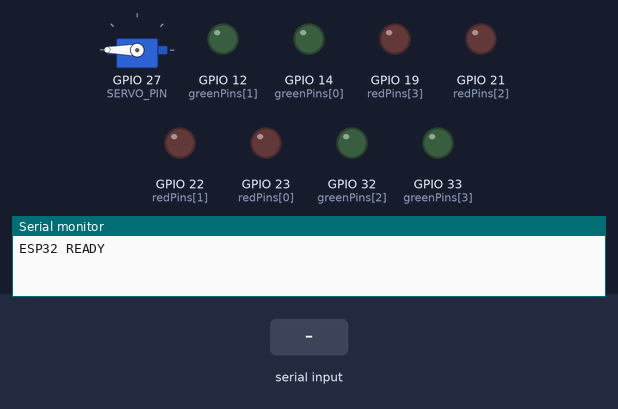
The sketch below on a simulated ESP32. Parts: servo, output pins drawn as LEDs (lit = HIGH), the last lines printed to the serial monitor. Inputs (shaded band) come from the test bench.

Above: at 1.2 s.
1.3 s: "90,45,200,10\n" received over Serial
At 2.5 s:
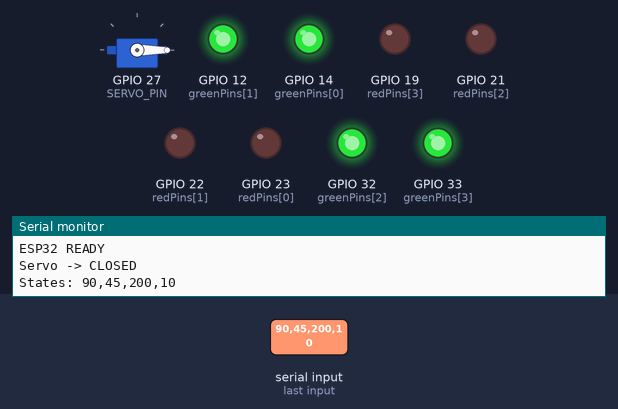
2.8 s: "90,45\n" received over Serial
4.3 s: "1\n" received over Serial
Timing chart, 0 to 7.3 s (numbered marks = the images above; inputs shaded):
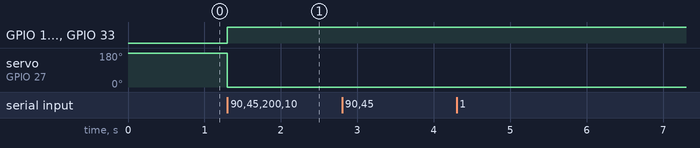

Measured:
- after the input at 1.3 s, GPIO 12 (greenPins[1]), GPIO 14 (greenPins[0]), GPIO 32 (greenPins[2]), GPIO 33 (greenPins[3]): LOW → HIGH at once; servo on GPIO 27 (SERVO_PIN): 180° → 0° at once

The sketch:

main.ino
```cpp
#include <ESP32Servo.h>  // مكتبة السرفو للـ ESP32

// ====== Parking LEDs Pins ======
int redPins[4]   = {23, 22, 21, 19};
int greenPins[4] = {14, 12, 32, 33};

// ====== Servo ======
const int SERVO_PIN = 27;         // الموصوف من عندك
Servo gateServo;
const int OPEN_ANGLE   = 180;      // زاوية "مفتوح" (اضبط حسب حاجتك)
const int CLOSED_ANGLE = 0;       // زاوية "مغلق" (اضبط حسب حاجتك)

bool servoIsClosed = false;       // الحالة الحالية للسرفو

void setup() {
  Serial.begin(9600);

  // إعداد المخرج لللمبات
  for (int i = 0; i < 4; i++) {
    pinMode(redPins[i], OUTPUT);
    pinMode(greenPins[i], OUTPUT);
    digitalWrite(redPins[i], LOW);
    digitalWrite(greenPins[i], LOW);
  }

  // إعداد السرفو
  gateServo.attach(SERVO_PIN);
  gateServo.write(OPEN_ANGLE); // افتراضيا افتح البوابة لأن على الأقل مكان واحد قد يكون متوفر
  servoIsClosed = false;

  Serial.println("ESP32 READY");
}

void loop() {
  if (Serial.available()) {
    String data = Serial.readStringUntil('\n');
    data.trim();

    // نتوقع الشكل: "0,1,0,1"
    int states[4] = {1,1,1,1}; // قيمة افتراضية: ممتلئ
    int parsed = sscanf(data.c_str(), "%d,%d,%d,%d",
                        &states[0], &states[1], &states[2], &states[3]);

    // لو لم تتم القراءة بشكل صحيح نتجاهل السطر
    if (parsed < 4) {
      Serial.print("Bad line: ");
      Serial.println(data);
      return;
    }

    // تحديث اللمبات
    for (int i = 0; i < 4; i++) {
      if (states[i] == 1) {
        digitalWrite(redPins[i], HIGH);
        digitalWrite(greenPins[i], LOW);
      } else {
        digitalWrite(redPins[i], LOW);
        digitalWrite(greenPins[i], HIGH);
      }
    }

    // هل كل المواقف حمراء؟
    bool allRed = true;
    for (int i = 0; i < 4; i++) {
      if (states[i] == 0) { allRed = false; break; }
    }

    // منطق السرفو: إذا كلهم حمر -> أغلق؛ وإلّا افتح
    if (allRed && !servoIsClosed) {
      gateServo.write(CLOSED_ANGLE);
      servoIsClosed = true;
      Serial.println("Servo -> CLOSED");
    } else if (!allRed && servoIsClosed) {
      gateServo.write(OPEN_ANGLE);
      servoIsClosed = false;
      Serial.println("Servo -> OPEN");
    }

    // لوج للتأكد
    Serial.print("States: ");
    Serial.print(states[0]); Serial.print(",");
    Serial.print(states[1]); Serial.print(",");
    Serial.print(states[2]); Serial.print(",");
    Serial.println(states[3]);
  }
}
```
